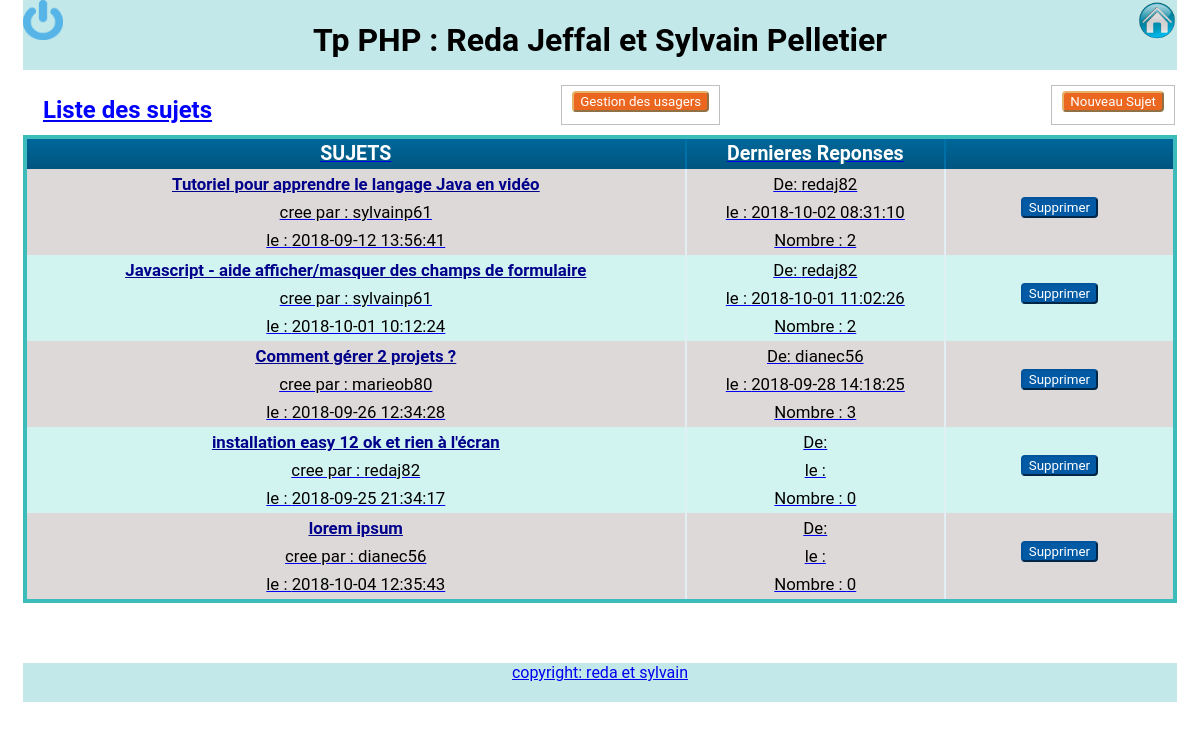
/ (signed in), run on the app's committed database.
### tables this page shows
CREATE TABLE IF NOT EXISTS `sujets` (
    `idSujet`       int(10) unsigned NOT NULL AUTO_INCREMENT,
    `titre`         varchar(250) NOT NULL,
    `texte`         text NOT NULL,
    `dateCreation`  datetime NOT NULL,
    `User`          varchar(30) NOT NULL,
    PRIMARY KEY  (`idSujet`),
    KEY `User` (`User`)
);

### config.php (called while the page is built, shortened)
<?php
	function mon_autoloader($classe)
	{
		$repertoires = array(RACINE . "controleurs/",
				             RACINE . "modeles/",
				             RACINE . "vues/"
        );
		foreach($repertoires as $rep)
		{
			if(file_exists($rep . $classe . ".php"))
			{
				return;
			}
		}
	}
?>

### index.php (called while the page is built)
<?php
    require_once("config.php");
    Routeur::route();
?>

### modeles/BaseDAO.php (called while the page is built, shortened)
<?php
	abstract class BaseDao
	{
		protected $db;
		public function __construct(PDO $dbPDO)
		{
			$this->db = $dbPDO;
		}
		final protected function requete($query, $data = array())
		{
			try
			{
				$stmt = $this->db->prepare($query);
				$stmt->execute($data);
			}
			catch(PDOException $e)
			{
				trigger_error("<p>La requête suivante a donné une erreur : $query</p><p>Exception : " . $e->getMessage() . "</p>");
                return false;
			}
			return $stmt;
		}
	}
?>

### modeles/Modele_sujets.php (called while the page is built, shortened)
<?php
	class Modele_sujets extends BaseDAO
	{
		public function lireTous()
		{
			$query="SELECT sujets.titre, count(reponses.texte) AS nbRep, max(reponses.dateCreation) AS dateCreationReponse, reponses.idSujet as reponseSujetId, sujets.idSujet as sujetID, sujets.User,
			sujets.dateCreation as dateCreationSujet, reponses.User as userRep
                    FROM sujets
                    LEFT JOIN reponses ON reponses.idSujet = sujets.idSujet
				    GROUP BY sujetID ORDER BY dateCreationReponse DESC";
			$resultat = $this->requete($query);
			foreach($resultat as $rangee)
			{
				$lesSujets[] = array('idSujet'=>$rangee["sujetID"],'titre'=>$rangee["titre"],'User'=>$rangee["User"], 'dateCreationSujet'=>$rangee["dateCreationSujet"],'userRep'=>$rangee["userRep"], 'dateCreationReponse'=>$rangee["dateCreationReponse"], 'nbRep'=>$rangee["nbRep"]);
			}
			if (isset($lesSujets)) return $lesSujets;
		}
	}
?>

### vues/AfficheListeSujets.php (the view, shortened to what this page needs)
<div class="connexion">
	<?php if (isset($_SESSION["username"]))
        {
	       		echo '<a href="index.php?Accueil&action=deconnexion"><img src="images/bouton-logout.png" width="40px" height="40px"></a>';
	        	echo "<h1>Tp PHP :  Reda Jeffal et  Sylvain Pelletier</h1>";
				echo '<a href="index.php"><img src="images/home.png" width="40px" height="40px"</a>';
        }
        ?>
</div>
<div class="accueil">
	<h2>Liste des sujets</h2>
	<?php
        $admin = false;
        if (isset($_SESSION["admin"]))
        {
            if (($_SESSION["admin"]==1) )
            {
                $admin = true;
                echo '
                <form method="POST">
                    <fieldset>
                        <div>
                             <input name="action" value="gestionAdmin" type="hidden">
                             <input type="submit" class="btn btn-success" value="Gestion des usagers">
                        </div>
                    </fieldset>
                </form>';
            }
        }
        ?>
		<form method="POST">
			<fieldset>
				<div>
					<div>
						<input type="submit" class="btn btn-success" value="Nouveau Sujet">
					</div>
				</div>
			</fieldset>
		</form>
</div>
<div class="datagrid">
	<table class="datagrid">
		<thead>
			<tr>
				<th scope="col">SUJETS</th>
				<th scope="col">Dernieres Reponses</th>
				<?php if($admin) echo '<th></th>' ?>
			</tr>
		</thead>
		<tbody>
			<?php
			$i=0;
			if (isset($data["sujets"]))
			{
				foreach($data["sujets"] as $sujet=> $value)
				{
            ?>
				<tr <?php if ($i % 2==0) echo 'class="ligne-impaire"'; else echo 'class="ligne-paire"';?> >
					<td><a href="index.php?Reponses&action=afficherReponses&idSujet=<?= $value['idSujet'] ?>"><strong><?= $value['titre'] ?></strong></a><br>cree par :
						<?= $value["User"] ?><br>le :
							<?= $value['dateCreationSujet'] ?>
					</td>
					<td>De:
						<?= $value['userRep'] ?><br>le :
							<?= $value['dateCreationReponse'] ?><br>Nombre :
								<?= $value['nbRep'] ?>
					</td>
					<?php
                        if($admin)
                        {
                            echo '<td>
                            <form method="POST">
                                <div>
                                    <input  name="action" value="supprimerSujet"  type="hidden">
                                    <input  name="idSujet" value="' . $value['idSujet'] . '" type="hidden">
                                    <input " type="submit" class="btn btn-primary" value="Supprimer">
                                </div>
                             </form>
                            </td>';
                        }
				        ?>
				</tr>
				<?php
					$i++;
				}
			}
            ?>
		</tbody>
	</table>
</div>

### controleurs/Routeur.php
<?php
	class Routeur
	{
		public static function route()
		{
			$queryString = $_SERVER["QUERY_STRING"];
			$posEperluette = strpos($queryString, "&");
            $controleur = "";
            if($posEperluette === false)
            {
                $controleur = $queryString;
            }
            else
			{
				$controleur = substr($queryString, 0, $posEperluette);
            }
			if($controleur == "")
				$controleur = "Accueil";
			$classe = "Controleur_" . $controleur;
            if(class_exists($classe))
			{
				$objetControleur = new $classe;
				if($objetControleur instanceof BaseControleur)
					$objetControleur->traite($_REQUEST);
				else
					trigger_error("Controleur invalide.");
			}
			else
			{
				trigger_error("Erreur 404! Le controleur $classe n'existe pas.");
			}
		}
	}
?>

### controleurs/Controleur_Accueil.php (shortened to what this page needs)
<?php
	class Controleur_Accueil extends BaseControleur
	{
		public function traite(array $params)
		{
			if(isset($params["action"]))
			{
				switch($params["action"])
				{
					case "accueil":
						$this->afficheAccueil();
						break;
					case "connexion":
						if(isset($params["username"]) && isset($params["password"]))
						{
							if($params["username"] != "" && $params["password"] != "" )
							{
								$modeleUsagers = $this->getDAO("usagers");
								$donnees["usagers"] = $modeleUsagers->obtenirParId($params["username"]);
								if ($donnees["usagers"] != [])
								{
									foreach($donnees["usagers"] as $usager=> $value)
									{
										if ($value['password']==$params['password'])
										{
											if ($value['banni']==0)
											{
												$_SESSION["username"]=$value['username'];
												$_SESSION["password"]=$value['password'];
												$_SESSION["banni"]=$value['banni'];
												$_SESSION["admin"]=$value['admin'];
												$this->afficheAccueil();
											}
											else
											{
												$this->afficheVue("header");
												$this->afficheLogin();
												echo "Désolé " . $value["username"] . "! Vous n'êtes pas autorisé à entrer sur le site, veuillez contacter l'administrateur.";
												$this->afficheVue("footer");
											}
										}
										else
										{
											$this->afficheVue("header");
                                            $this->afficheLogin();
											echo "Désolé! Votre mot de passe est erroné!";
											$this->afficheVue("footer");
										}
									}
								}
								else
								{
									$this->afficheVue("header");
									$this->afficheLogin();
                                    echo "Désolé! Votre username et mot de passe sont erronnés. Essayez à nouveau ou contacter l'administarteur.";
									$this->afficheVue("footer");
								}
							}
						}
						break;
					case "deconnexion":
						if (ini_get("session.use_cookies"))
						{
                            $params = session_get_cookie_params();
				            setcookie(session_name(), '', time() - 42000,$params["path"], $params["domain"], $params["secure"], $params["httponly"]);
						}
						session_destroy();
						header("location: index.php");
                        break;
					case "supprimerSujet":
						if((isset($params["idSujet"])) && (Trim($params["idSujet"])<>"") && (is_numeric(trim($params["idSujet"]))))
						{
                            $modeleReponse=$this->getDAO("reponses");
							$modeleReponse->supprimer($params["idSujet"]);
							$modeleSujets = $this->getDAO("sujets");
  							$modeleSujets->supprime($params["idSujet"]);
							$this->afficheAccueil();
						}
						else
						{
							echo "<br/>Le sujet a supprimer est invalide!";
						}
						break;
					case "formAjouterSujet":
						$this->afficheAjoutSujet();
						break;
					case "ajouterSujet" :
						if(isset($params["titre"]) && isset($params["texte"]) && isset($_SESSION["username"]))
						{
							$erreurs = $this->valideFormSujet($params["titre"], $params["texte"]);
							if($erreurs == "")
							{
								$modeleSujets = $this->getDAO("sujets");
								if (!isset($params["id"]))
								{
									$nouveauSujet = new sujet(0, $params["titre"], $params["texte"], date("Y-m-d H:i:s"), $_SESSION["username"]);
								}
								else
								{
									$nouveauSujet = new Sujet($params["id"], $params["titre"], $params["texte"], date("Y-m-d H:i:s"), $_SESSION["username"]);
								}
								$succes = $modeleSujets->sauvegarde($nouveauSujet);
								if($succes)
								{
									$this->afficheAccueil();
								}
								else
								{
									$this->afficheAjoutSujet();
								}
							}
							else
							{
								$this->afficheAjoutSujet($erreurs);
							}
						}
						else
						{
							$this->afficheAccueil();
						}
						break;
					case "gestionAdmin":
						if (isset($_SESSION["admin"]) &&($_SESSION["admin"]==1) )
						{
							$modeleUsagers = $this->getDAO("usagers");
							$donnees["usagers"] = $modeleUsagers->obtenir_tous();
							$this->afficheVue("header");
							$this->afficheVue("AfficheListeUsagers",$donnees);
							$this->afficheVue("footer");
						}
						else
                        {
                            $this->afficheAccueil();
                        }
						break;
					case "bannirUsager":
						if(isset($_SESSION["admin"]) &&($_SESSION["admin"]==1) && isset($params["username"]) && isset($params["valeur"]))
						{
							$modeleUsagers = $this->getDAO("usagers");
							$donnees["usagers"] = $modeleUsagers->updateUsager($params["username"],$params["valeur"]);
							$donnees["usagers"] = $modeleUsagers->obtenir_tous();
							$this->afficheVue("header");
							$this->afficheVue("AfficheListeUsagers",  $donnees);
							$this->afficheVue("footer");
						}
						break;
					default:
						trigger_error("Action invalide.");
                        $this->afficheAccueil();
				}
			}
			else
			{
				if(isset($_SESSION["username"]) && isset($_SESSION["password"]) && isset($_SESSION["banni"] ) && isset($_SESSION["admin"])  )
				{
					if ($_SESSION["banni"]==1)
					{
                        echo "Désolé " . $_SESSION["username"] . "! Vous n'êtes pas autorisé à entrer sur le site, veuillez contacter l'administrateur.";
						$this->afficheVue("header");
                        $this->afficheLogin();
						$this->afficheVue("footer");
                    }
				    else
                    {
                        $this->afficheAccueil();
                    }
                }
				else
                {
					$this->afficheVue("header");
                    $this->afficheLogin();
					$this->afficheVue("footer");
                }
			}
		}
		private function afficheAccueil()
		{
			$modeleSujets = $this->getDAO("sujets");
			$donnees["sujets"] = $modeleSujets->lireTous();
			$this->afficheVue("header");
			$this->afficheVue("AfficheListeSujets", $donnees);
			$this->afficheVue("footer");
		}
	}
?>

### controleurs/BaseControleur.php (shortened to what this page needs)
<?php
	abstract class BaseControleur
	{
		protected function afficheVue($nomVue, $data = null)
		{
			$cheminVue = RACINE . "vues/" . $nomVue . ".php";
			if(file_exists($cheminVue))
			{
				include_once($cheminVue);
			}
			else
			{
				trigger_error("Erreur 404! La vue $cheminVue n'existe pas!");
			}
		}
	}
?>

### vues/header.php (shortened to what this page needs)
<html lang="fr">
<head>
  <link rel="stylesheet" href="css/styles.css">
</head>
<body>

### vues/footer.php
<footer class="footer">copyright: reda et sylvain</footer>
</body>
</html>

### css/styles.css (style rules this page uses)
body { padding: 15px; }
.datagrid table { border-collapse: collapse; text-align: left; width: 100%; border: 4px solid #3dbcbc; }
.datagrid { font: normal 14px/200% Arial, Helvetica, sans-serif; background: #fff; overflow: hidden; margin-bottom: 30px; }
.datagrid table td, .datagrid table th { margin:auto; text-align:center; padding-bottom:0 auto; }
.datagrid table thead th { background:-webkit-gradient( linear, left top, left bottom, color-stop(0.05, #006699), color-stop(1, #00557F) ); background:-moz-linear-gradient( center top, #006699 5%, #00557F 100% );filter:progid:DXImageTransform.Microsoft.gradient(startColorstr='#006699', endColorstr='#00557F'); background-color:#006699; color:#FFFFFF; font-size: 13px; font-weight: bold; border-left: 2px solid #0070A8; text-align: center; font-size:1.4em; }
.datagrid table tbody td { border-left: 2px solid #E1EEF4; font-size: 12px;font-weight: normal; font-size:1.2em; }
.datagrid table tbody tr td:last-child ,.datagrid table thead tr th:last-child { width: 20% }
.datagrid table tbody tr td a { text-decoration-color:darkblue; color:darkblue; }
.accueil { display:flex; height:50px; align-items: center; justify-content: space-between; }
.connexion { display: inline-flex; justify-content:space-between; background-color:#c2e8ea; height:70px; width: 100%; margin-bottom:15px; }
.btn { border-radius: 4px; align-items: center; }
.btn-success { color: #fff; background-color: #eb661f; border-color: #e5b16b }
.btn-primary { color: #fff; background-color: #025aa5; border-color: #01549b }
.ligne-paire { background-color:#d2f4f1; }
.ligne-impaire { background-color:#ded9d9; }
fieldset { border: 1px solid silver; margin: 0 2px; padding: .35em .625em .75em }
* { font-family: 'Roboto', sans-serif; }
thead { display: table-header-group; vertical-align: middle; border-color: inherit; }
body,html { padding-top:0; margin-top:0; }
h2,.accueil h2 { text-align:center; color:blue; margin:20px; }
.datagrid { width:100%; }
.footer { width: 100%; height: 5%; text-align: center; background: #c2e8ea; }
form { margin-bottom: 10px; }

### data on the page
sujets: titre "Tutoriel pour apprendre le langage Java en vidéo", User "sylvainp61", dateCreation "2018-09-12 13:56:41", userRep "redaj82", dateCreationReponse "2018-10-02 08:31:10", nbRep "2"
sujets: titre "Javascript - aide afficher/masquer des champs de formulaire", User "sylvainp61", dateCreation "2018-10-01 10:12:24", userRep "redaj82", dateCreationReponse "2018-10-01 11:02:26", nbRep "2"
sujets: titre "Comment gérer 2 projets ?", User "marieob80", dateCreation "2018-09-26 12:34:28", userRep "dianec56", dateCreationReponse "2018-09-28 14:18:25", nbRep "3"
sujets: titre "installation easy 12 ok et rien à l'écran", User "redaj82", dateCreation "2018-09-25 21:34:17", nbRep "0"
sujets: titre "lorem ipsum", User "dianec56", dateCreation "2018-10-04 12:35:43", nbRep "0"
